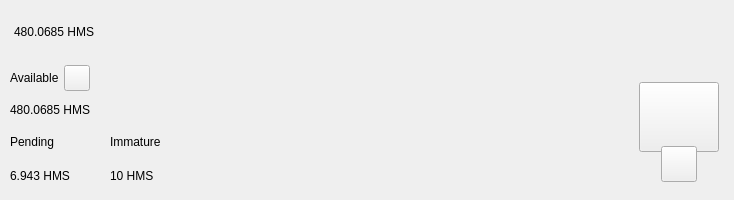
<?xml version="1.0" encoding="UTF-8"?>
<ui version="4.0">
 <class>TopBar</class>
 <widget class="QWidget" name="TopBar">
  <property name="geometry">
   <rect>
    <x>0</x>
    <y>0</y>
    <width>734</width>
    <height>200</height>
   </rect>
  </property>
  <property name="minimumSize">
   <size>
    <width>0</width>
    <height>200</height>
   </size>
  </property>
  <property name="maximumSize">
   <size>
    <width>16777215</width>
    <height>200</height>
   </size>
  </property>
  <property name="windowTitle">
   <string notr="true">N/A</string>
  </property>
  <layout class="QVBoxLayout" name="verticalLayout_10" stretch="0">
   <property name="spacing">
    <number>0</number>
   </property>
   <property name="leftMargin">
    <number>0</number>
   </property>
   <property name="topMargin">
    <number>0</number>
   </property>
   <property name="rightMargin">
    <number>0</number>
   </property>
   <property name="bottomMargin">
    <number>0</number>
   </property>
   <item>
    <widget class="PFBorderImage" name="containerTop">
     <layout class="QVBoxLayout" name="verticalLayout_11">
      <property name="spacing">
       <number>0</number>
      </property>
      <property name="leftMargin">
       <number>0</number>
      </property>
      <property name="topMargin">
       <number>0</number>
      </property>
      <property name="rightMargin">
       <number>0</number>
      </property>
      <property name="bottomMargin">
       <number>0</number>
      </property>
      <item>
       <widget class="QWidget" name="top_container_2" native="true">
        <property name="minimumSize">
         <size>
          <width>0</width>
          <height>65</height>
         </size>
        </property>
        <layout class="QHBoxLayout" name="top_container">
         <property name="spacing">
          <number>0</number>
         </property>
         <property name="leftMargin">
          <number>14</number>
         </property>
         <property name="topMargin">
          <number>0</number>
         </property>
         <property name="rightMargin">
          <number>14</number>
         </property>
         <property name="bottomMargin">
          <number>0</number>
         </property>
         <item alignment="Qt::AlignVCenter">
          <widget class="QWidget" name="widgetTopAmount" native="true">
           <property name="sizePolicy">
            <sizepolicy hsizetype="Preferred" vsizetype="Maximum">
             <horstretch>0</horstretch>
             <verstretch>0</verstretch>
            </sizepolicy>
           </property>
           <layout class="QHBoxLayout" name="horizontalLayout_5">
            <property name="spacing">
             <number>5</number>
            </property>
            <property name="leftMargin">
             <number>0</number>
            </property>
            <property name="topMargin">
             <number>0</number>
            </property>
            <property name="rightMargin">
             <number>0</number>
            </property>
            <property name="bottomMargin">
             <number>0</number>
            </property>
            <item alignment="Qt::AlignTop">
             <widget class="QLabel" name="labelAmountTopPiv">
              <property name="minimumSize">
               <size>
                <width>0</width>
                <height>36</height>
               </size>
              </property>
              <property name="styleSheet">
               <string notr="true">padding:0px;margin:0px;</string>
              </property>
              <property name="text">
               <string notr="true">480.0685 HMS</string>
              </property>
             </widget>
            </item>
            <item>
             <spacer name="horizontalSpacer_11">
              <property name="orientation">
               <enum>Qt::Horizontal</enum>
              </property>
              <property name="sizeType">
               <enum>QSizePolicy::Fixed</enum>
              </property>
              <property name="sizeHint" stdset="0">
               <size>
                <width>15</width>
                <height>20</height>
               </size>
              </property>
             </spacer>
            </item>
            <item>
             <spacer name="horizontalSpacer_12">
              <property name="orientation">
               <enum>Qt::Horizontal</enum>
              </property>
              <property name="sizeType">
               <enum>QSizePolicy::Fixed</enum>
              </property>
              <property name="sizeHint" stdset="0">
               <size>
                <width>15</width>
                <height>20</height>
               </size>
              </property>
             </spacer>
            </item>
           </layout>
          </widget>
         </item>
         <item>
          <spacer name="horizontalSpacer">
           <property name="orientation">
            <enum>Qt::Horizontal</enum>
           </property>
           <property name="sizeHint" stdset="0">
            <size>
             <width>40</width>
             <height>20</height>
            </size>
           </property>
          </spacer>
         </item>
         <item>
          <layout class="QHBoxLayout" name="horizontalLayout_4">
           <property name="spacing">
            <number>12</number>
           </property>
           <property name="rightMargin">
            <number>0</number>
           </property>
           <item alignment="Qt::AlignRight">
            <widget class="QWidget" name="layoutSync" native="true">
             <property name="minimumSize">
              <size>
               <width>0</width>
               <height>36</height>
              </size>
             </property>
             <property name="maximumSize">
              <size>
               <width>16777215</width>
               <height>36</height>
              </size>
             </property>
             <layout class="QVBoxLayout" name="verticalLayout_9">
              <property name="leftMargin">
               <number>0</number>
              </property>
              <property name="topMargin">
               <number>0</number>
              </property>
              <property name="rightMargin">
               <number>0</number>
              </property>
              <property name="bottomMargin">
               <number>0</number>
              </property>
              <item>
               <widget class="ExpandableButton" name="pushButtonSync" native="true">
                <property name="minimumSize">
                 <size>
                  <width>36</width>
                  <height>36</height>
                 </size>
                </property>
                <property name="maximumSize">
                 <size>
                  <width>16777215</width>
                  <height>36</height>
                 </size>
                </property>
               </widget>
              </item>
             </layout>
            </widget>
           </item>
           <item>
            <widget class="ExpandableButton" name="pushButtonHDUpgrade" native="true">
             <property name="minimumSize">
              <size>
               <width>36</width>
               <height>36</height>
              </size>
             </property>
            </widget>
           </item>
           <item>
            <widget class="ExpandableButton" name="pushButtonStack" native="true">
             <property name="minimumSize">
              <size>
               <width>36</width>
               <height>36</height>
              </size>
             </property>
            </widget>
           </item>
           <item>
            <widget class="ExpandableButton" name="pushButtonColdStaking" native="true">
             <property name="minimumSize">
              <size>
               <width>36</width>
               <height>36</height>
              </size>
             </property>
            </widget>
           </item>
           <item>
            <widget class="ExpandableButton" name="pushButtonConnection" native="true">
             <property name="minimumSize">
              <size>
               <width>36</width>
               <height>36</height>
              </size>
             </property>
            </widget>
           </item>
           <item>
            <widget class="ExpandableButton" name="pushButtonTor" native="true">
             <property name="minimumSize">
              <size>
               <width>36</width>
               <height>36</height>
              </size>
             </property>
            </widget>
           </item>
           <item>
            <widget class="ExpandableButton" name="pushButtonLock" native="true">
             <property name="sizePolicy">
              <sizepolicy hsizetype="Expanding" vsizetype="Expanding">
               <horstretch>0</horstretch>
               <verstretch>0</verstretch>
              </sizepolicy>
             </property>
             <property name="minimumSize">
              <size>
               <width>36</width>
               <height>0</height>
              </size>
             </property>
            </widget>
           </item>
          </layout>
         </item>
        </layout>
       </widget>
      </item>
      <item>
       <widget class="QWidget" name="bottom_container" native="true">
        <property name="minimumSize">
         <size>
          <width>0</width>
          <height>135</height>
         </size>
        </property>
        <layout class="QHBoxLayout" name="botton_container">
         <property name="leftMargin">
          <number>10</number>
         </property>
         <property name="topMargin">
          <number>0</number>
         </property>
         <property name="rightMargin">
          <number>10</number>
         </property>
         <property name="bottomMargin">
          <number>10</number>
         </property>
         <item>
          <layout class="QVBoxLayout" name="verticalLayout_7">
           <property name="spacing">
            <number>0</number>
           </property>
           <property name="leftMargin">
            <number>0</number>
           </property>
           <property name="rightMargin">
            <number>30</number>
           </property>
           <item>
            <layout class="QVBoxLayout" name="verticalLayout_2">
             <item>
              <layout class="QHBoxLayout" name="horizontalLayoutContainerAvailable">
               <property name="spacing">
                <number>5</number>
               </property>
               <item>
                <widget class="QLabel" name="labelTitle1">
                 <property name="text">
                  <string>Available</string>
                 </property>
                </widget>
               </item>
               <item>
                <widget class="QPushButton" name="pushButtonBalanceInfo">
                 <property name="minimumSize">
                  <size>
                   <width>26</width>
                   <height>26</height>
                  </size>
                 </property>
                 <property name="maximumSize">
                  <size>
                   <width>26</width>
                   <height>26</height>
                  </size>
                 </property>
                 <property name="mouseTracking">
                  <bool>true</bool>
                 </property>
                 <property name="focusPolicy">
                  <enum>Qt::NoFocus</enum>
                 </property>
                 <property name="text">
                  <string notr="true"/>
                 </property>
                 <property name="iconSize">
                  <size>
                   <width>24</width>
                   <height>24</height>
                  </size>
                 </property>
                 <property name="shortcut">
                  <string notr="true"/>
                 </property>
                </widget>
               </item>
               <item>
                <spacer name="horizontalSpacer_4">
                 <property name="orientation">
                  <enum>Qt::Horizontal</enum>
                 </property>
                 <property name="sizeType">
                  <enum>QSizePolicy::MinimumExpanding</enum>
                 </property>
                 <property name="sizeHint" stdset="0">
                  <size>
                   <width>20</width>
                   <height>20</height>
                  </size>
                 </property>
                </spacer>
               </item>
              </layout>
             </item>
             <item>
              <widget class="QLabel" name="labelAmountPiv">
               <property name="text">
                <string notr="true">480.0685 HMS</string>
               </property>
              </widget>
             </item>
            </layout>
           </item>
           <item>
            <widget class="QWidget" name="container_imm_pend" native="true">
             <layout class="QHBoxLayout" name="horizontalLayout_2">
              <property name="spacing">
               <number>0</number>
              </property>
              <property name="leftMargin">
               <number>0</number>
              </property>
              <property name="topMargin">
               <number>0</number>
              </property>
              <property name="rightMargin">
               <number>0</number>
              </property>
              <property name="bottomMargin">
               <number>0</number>
              </property>
              <item alignment="Qt::AlignLeft">
               <widget class="QWidget" name="container_pending" native="true">
                <property name="sizePolicy">
                 <sizepolicy hsizetype="Minimum" vsizetype="Preferred">
                  <horstretch>0</horstretch>
                  <verstretch>0</verstretch>
                 </sizepolicy>
                </property>
                <layout class="QVBoxLayout" name="verticalLayout_3">
                 <property name="leftMargin">
                  <number>0</number>
                 </property>
                 <property name="topMargin">
                  <number>0</number>
                 </property>
                 <property name="rightMargin">
                  <number>0</number>
                 </property>
                 <property name="bottomMargin">
                  <number>0</number>
                 </property>
                 <item>
                  <widget class="QLabel" name="labelTitle3">
                   <property name="text">
                    <string>Pending</string>
                   </property>
                  </widget>
                 </item>
                 <item>
                  <widget class="QLabel" name="labelPendingPiv">
                   <property name="text">
                    <string notr="true">6.943 HMS</string>
                   </property>
                  </widget>
                 </item>
                </layout>
               </widget>
              </item>
              <item>
               <spacer name="horizontalSpacer_3">
                <property name="orientation">
                 <enum>Qt::Horizontal</enum>
                </property>
                <property name="sizeType">
                 <enum>QSizePolicy::Fixed</enum>
                </property>
                <property name="sizeHint" stdset="0">
                 <size>
                  <width>40</width>
                  <height>20</height>
                 </size>
                </property>
               </spacer>
              </item>
              <item alignment="Qt::AlignLeft">
               <widget class="QWidget" name="container_immature" native="true">
                <property name="sizePolicy">
                 <sizepolicy hsizetype="Minimum" vsizetype="Preferred">
                  <horstretch>0</horstretch>
                  <verstretch>0</verstretch>
                 </sizepolicy>
                </property>
                <layout class="QVBoxLayout" name="verticalLayout_4">
                 <property name="leftMargin">
                  <number>0</number>
                 </property>
                 <property name="topMargin">
                  <number>0</number>
                 </property>
                 <property name="rightMargin">
                  <number>0</number>
                 </property>
                 <property name="bottomMargin">
                  <number>0</number>
                 </property>
                 <item>
                  <widget class="QLabel" name="labelTitle4">
                   <property name="text">
                    <string>Immature</string>
                   </property>
                  </widget>
                 </item>
                 <item>
                  <widget class="QLabel" name="labelImmaturePiv">
                   <property name="text">
                    <string notr="true">10 HMS</string>
                   </property>
                  </widget>
                 </item>
                </layout>
               </widget>
              </item>
              <item>
               <spacer name="horizontalSpacer_5">
                <property name="orientation">
                 <enum>Qt::Horizontal</enum>
                </property>
                <property name="sizeHint" stdset="0">
                 <size>
                  <width>40</width>
                  <height>20</height>
                 </size>
                </property>
               </spacer>
              </item>
             </layout>
            </widget>
           </item>
          </layout>
         </item>
         <item>
          <spacer name="horizontalSpacer_2">
           <property name="orientation">
            <enum>Qt::Horizontal</enum>
           </property>
           <property name="sizeHint" stdset="0">
            <size>
             <width>40</width>
             <height>20</height>
            </size>
           </property>
          </spacer>
         </item>
         <item alignment="Qt::AlignHCenter|Qt::AlignVCenter">
          <widget class="QWidget" name="qrContainer" native="true">
           <property name="sizePolicy">
            <sizepolicy hsizetype="Preferred" vsizetype="Minimum">
             <horstretch>0</horstretch>
             <verstretch>0</verstretch>
            </sizepolicy>
           </property>
           <property name="minimumSize">
            <size>
             <width>90</width>
             <height>110</height>
            </size>
           </property>
           <property name="maximumSize">
            <size>
             <width>90</width>
             <height>110</height>
            </size>
           </property>
           <layout class="QVBoxLayout" name="containerQR">
            <property name="spacing">
             <number>0</number>
            </property>
            <property name="leftMargin">
             <number>5</number>
            </property>
            <property name="topMargin">
             <number>10</number>
            </property>
            <property name="rightMargin">
             <number>5</number>
            </property>
            <property name="bottomMargin">
             <number>0</number>
            </property>
            <item>
             <widget class="QPushButton" name="btnQr">
              <property name="minimumSize">
               <size>
                <width>70</width>
                <height>70</height>
               </size>
              </property>
              <property name="maximumSize">
               <size>
                <width>16777215</width>
                <height>70</height>
               </size>
              </property>
              <property name="focusPolicy">
               <enum>Qt::NoFocus</enum>
              </property>
              <property name="text">
               <string/>
              </property>
              <property name="iconSize">
               <size>
                <width>70</width>
                <height>70</height>
               </size>
              </property>
             </widget>
            </item>
            <item>
             <spacer name="verticalSpacer">
              <property name="orientation">
               <enum>Qt::Vertical</enum>
              </property>
              <property name="sizeType">
               <enum>QSizePolicy::Fixed</enum>
              </property>
              <property name="sizeHint" stdset="0">
               <size>
                <width>20</width>
                <height>20</height>
               </size>
              </property>
             </spacer>
            </item>
            <item alignment="Qt::AlignHCenter|Qt::AlignBottom">
             <widget class="QPushButton" name="pushButtonQR">
              <property name="minimumSize">
               <size>
                <width>36</width>
                <height>36</height>
               </size>
              </property>
              <property name="maximumSize">
               <size>
                <width>36</width>
                <height>36</height>
               </size>
              </property>
              <property name="focusPolicy">
               <enum>Qt::NoFocus</enum>
              </property>
              <property name="text">
               <string/>
              </property>
             </widget>
            </item>
           </layout>
          </widget>
         </item>
        </layout>
       </widget>
      </item>
     </layout>
    </widget>
   </item>
  </layout>
 </widget>
 <customwidgets>
  <customwidget>
   <class>ExpandableButton</class>
   <extends>QWidget</extends>
   <header>qt/Hemis/expandablebutton.h</header>
   <container>1</container>
  </customwidget>
  <customwidget>
   <class>PFBorderImage</class>
   <extends>QFrame</extends>
   <header>qt/Hemis/pfborderimage.h</header>
   <container>1</container>
  </customwidget>
 </customwidgets>
 <resources/>
 <connections/>
</ui>
